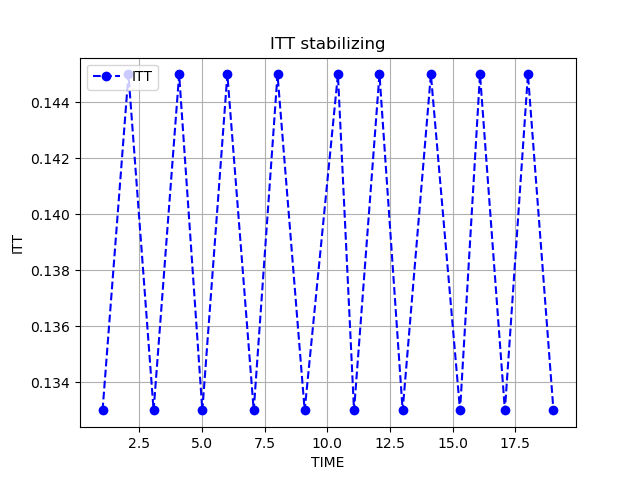

Write the Python code that produced this figure.
import matplotlib.pyplot as plt

data_f = open("V2X_500_0.145.csv",'r', encoding='utf-8-sig')

BSM_TIMEs = []
CBRs = []
WSA_recieved_TIMEs = []
ITTs = []

for line in data_f:
    (bsm_time, cbr, wsa_recieved_time, itt) = line.split(',')
    BSM_TIMEs.append(bsm_time)
    CBRs.append(cbr)
    WSA_recieved_TIMEs.append(wsa_recieved_time)
    ITTs.append(itt)
    
data_f.close()

BSM_TIMEs = [float (i) for i in BSM_TIMEs]
CBRs = [float (i) for i in CBRs]
WSA_recieved_TIMEs = [float (i) for i in WSA_recieved_TIMEs]
# WSA_recieved_TIMEs = [i-1 for i in WSA_recieved_TIMEs]
ITTs = [float (i) for i in ITTs]

fig = plt.figure()
ax = fig.add_subplot(1, 1, 1)

plt.plot(WSA_recieved_TIMEs, ITTs, color='blue', marker='o', linestyle='dashed', label='ITT')
plt.title("ITT stabilizing")
plt.xlabel("TIME")
plt.ylabel("ITT")
plt.grid(True)
plt.legend(loc='upper left')
plt.savefig('V2X_500_0.145_ITT.png')